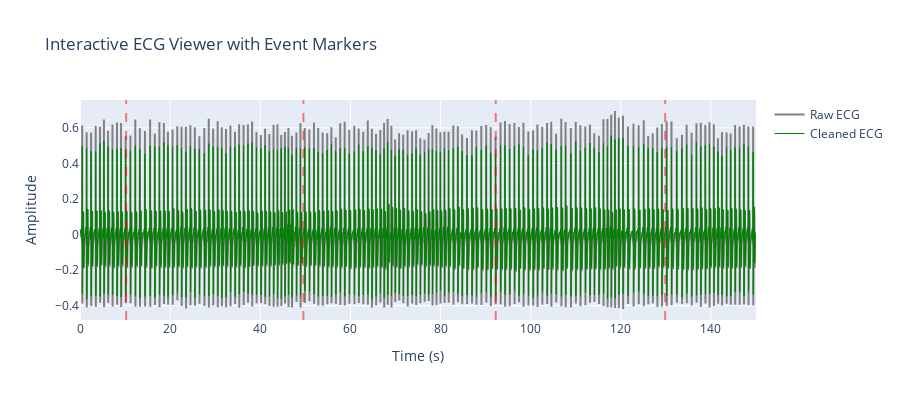

The notebook cell this image was saved under:
### Markdown cell above
## Manual ECG Processing

We used a lot of nk pipelines for processing and cleaning but lets do the same thing manually with teh ECG signal to make sure we understand whats going on.

### Code cell
# here is the raw ecg signal and below it the cleaned version (from the nk pipeline) so we can see the difference
# also marked in the graphs are the events as 1s and 0s

import plotly.graph_objects as go

sampling_rate = 100
time = ecg_signal.index / sampling_rate

fig = go.Figure()

fig.add_trace(
    go.Scatter(
        x=time,
        y=ecg_signal,
        mode="lines",
        name="Raw ECG",
        line=dict(color="gray", width=2),
    )
)
fig.add_trace(
    go.Scatter(
        x=time,
        y=ecg_clean,
        mode="lines",
        name="Cleaned ECG",
        line=dict(color="green", width=1),
    )
)

# Add event markers
for onset in events["onset"]:
    fig.add_vline(
        x=onset / sampling_rate, line_dash="dash", line_color="red", opacity=0.5
    )

fig.update_layout(
    title="Interactive ECG Viewer with Event Markers",
    xaxis_title="Time (s)",
    yaxis_title="Amplitude",
    height=400,
    showlegend=True,
)

fig.show()

### Figure 1 — Plotly figure (JSON) as saved in the notebook; plotly's stock layout.template omitted (floating-point values rounded to 4 significant figures; data arrays with more than 128 entries replaced by an {"elided": "..."} marker saying what was removed)
{"data": [{"line": {"color": "gray", "width": 2}, "mode": "lines", "name": "Raw ECG", "type": "scatter", "x": {"elided": "15000 float values"}, "y": {"elided": "15000 float values"}}, {"line": {"color": "green", "width": 1}, "mode": "lines", "name": "Cleaned ECG", "type": "scatter", "x": {"elided": "15000 float values"}, "y": {"elided": "15000 float values"}}], "layout": {"height": 400, "shapes": [{"line": {"color": "red", "dash": "dash"}, "opacity": 0.5, "type": "line", "x0": 10.24, "x1": 10.24, "xref": "x", "y0": 0, "y1": 1, "yref": "y domain"}, {"line": {"color": "red", "dash": "dash"}, "opacity": 0.5, "type": "line", "x0": 49.57, "x1": 49.57, "xref": "x", "y0": 0, "y1": 1, "yref": "y domain"}, {"line": {"color": "red", "dash": "dash"}, "opacity": 0.5, "type": "line", "x0": 92.24, "x1": 92.24, "xref": "x", "y0": 0, "y1": 1, "yref": "y domain"}, {"line": {"color": "red", "dash": "dash"}, "opacity": 0.5, "type": "line", "x0": 129.8, "x1": 129.8, "xref": "x", "y0": 0, "y1": 1, "yref": "y domain"}], "showlegend": true, "title": {"text": "Interactive ECG Viewer with Event Markers"}, "xaxis": {"title": {"text": "Time (s)"}}, "yaxis": {"title": {"text": "Amplitude"}}}}
